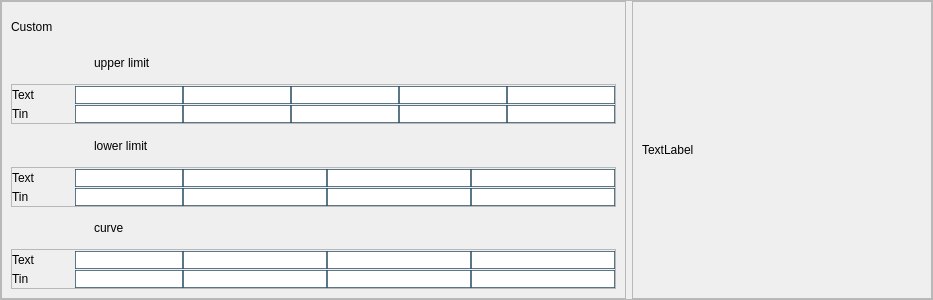
            <widget class="QFrame" name="frame_54">
             <property name="minimumSize">
              <size>
               <width>0</width>
               <height>300</height>
              </size>
             </property>
             <property name="styleSheet">
              <string notr="true">QLineEdit {
border:1px solid rgba(46, 82, 101, 200);
}
</string>
             </property>
             <property name="frameShape">
              <enum>QFrame::StyledPanel</enum>
             </property>
             <property name="frameShadow">
              <enum>QFrame::Raised</enum>
             </property>
             <layout class="QHBoxLayout" name="horizontalLayout_18">
              <property name="leftMargin">
               <number>0</number>
              </property>
              <property name="topMargin">
               <number>0</number>
              </property>
              <property name="rightMargin">
               <number>0</number>
              </property>
              <property name="bottomMargin">
               <number>0</number>
              </property>
              <item>
               <widget class="QFrame" name="frame_55">
                <property name="frameShape">
                 <enum>QFrame::StyledPanel</enum>
                </property>
                <property name="frameShadow">
                 <enum>QFrame::Raised</enum>
                </property>
                <layout class="QGridLayout" name="gridLayout_48">
                 <item row="6" column="0">
                  <widget class="QFrame" name="frame_56">
                   <property name="maximumSize">
                    <size>
                     <width>16777215</width>
                     <height>45</height>
                    </size>
                   </property>
                   <property name="frameShape">
                    <enum>QFrame::StyledPanel</enum>
                   </property>
                   <property name="frameShadow">
                    <enum>QFrame::Raised</enum>
                   </property>
                   <layout class="QGridLayout" name="gridLayout_49">
                    <property name="leftMargin">
                     <number>0</number>
                    </property>
                    <property name="topMargin">
                     <number>0</number>
                    </property>
                    <property name="rightMargin">
                     <number>0</number>
                    </property>
                    <property name="bottomMargin">
                     <number>0</number>
                    </property>
                    <property name="spacing">
                     <number>0</number>
                    </property>
                    <item row="2" column="3" colspan="2">
                     <widget class="QLineEdit" name="txtCustomCabinCurve5"/>
                    </item>
                    <item row="0" column="5">
                     <widget class="QLineEdit" name="txtCustomCabinCurve2"/>
                    </item>
                    <item row="0" column="9">
                     <widget class="QLineEdit" name="txtCustomCabinCurve4"/>
                    </item>
                    <item row="0" column="7">
                     <widget class="QLineEdit" name="txtCustomCabinCurve3"/>
                    </item>
                    <item row="2" column="5">
                     <widget class="QLineEdit" name="txtCustomCabinCurve6"/>
                    </item>
                    <item row="0" column="2">
                     <spacer name="horizontalSpacer_30">
                      <property name="orientation">
                       <enum>Qt::Horizontal</enum>
                      </property>
                      <property name="sizeType">
                       <enum>QSizePolicy::Fixed</enum>
                      </property>
                      <property name="sizeHint" stdset="0">
                       <size>
                        <width>40</width>
                        <height>20</height>
                       </size>
                      </property>
                     </spacer>
                    </item>
                    <item row="2" column="0">
                     <widget class="QLabel" name="label_133">
                      <property name="text">
                       <string>Tin</string>
                      </property>
                     </widget>
                    </item>
                    <item row="2" column="7">
                     <widget class="QLineEdit" name="txtCustomCabinCurve7"/>
                    </item>
                    <item row="0" column="3" colspan="2">
                     <widget class="QLineEdit" name="txtCustomCabinCurve1"/>
                    </item>
                    <item row="0" column="0" colspan="2">
                     <widget class="QLabel" name="label_134">
                      <property name="text">
                       <string>Text</string>
                      </property>
                     </widget>
                    </item>
                    <item row="2" column="9">
                     <widget class="QLineEdit" name="txtCustomCabinCurve8"/>
                    </item>
                   </layout>
                  </widget>
                 </item>
                 <item row="4" column="0">
                  <widget class="QFrame" name="frame_57">
                   <property name="maximumSize">
                    <size>
                     <width>16777215</width>
                     <height>45</height>
                    </size>
                   </property>
                   <property name="frameShape">
                    <enum>QFrame::StyledPanel</enum>
                   </property>
                   <property name="frameShadow">
                    <enum>QFrame::Raised</enum>
                   </property>
                   <layout class="QGridLayout" name="gridLayout_50">
                    <property name="leftMargin">
                     <number>0</number>
                    </property>
                    <property name="topMargin">
                     <number>0</number>
                    </property>
                    <property name="rightMargin">
                     <number>0</number>
                    </property>
                    <property name="bottomMargin">
                     <number>0</number>
                    </property>
                    <property name="spacing">
                     <number>0</number>
                    </property>
                    <item row="0" column="7">
                     <widget class="QLineEdit" name="txtCustomCabinLowerLimit3"/>
                    </item>
                    <item row="0" column="9">
                     <widget class="QLineEdit" name="txtCustomCabinLowerLimit4"/>
                    </item>
                    <item row="0" column="0" colspan="2">
                     <widget class="QLabel" name="label_135">
                      <property name="text">
                       <string>Text</string>
                      </property>
                     </widget>
                    </item>
                    <item row="0" column="2">
                     <spacer name="horizontalSpacer_31">
                      <property name="orientation">
                       <enum>Qt::Horizontal</enum>
                      </property>
                      <property name="sizeType">
                       <enum>QSizePolicy::Fixed</enum>
                      </property>
                      <property name="sizeHint" stdset="0">
                       <size>
                        <width>40</width>
                        <height>20</height>
                       </size>
                      </property>
                     </spacer>
                    </item>
                    <item row="2" column="0">
                     <widget class="QLabel" name="label_136">
                      <property name="text">
                       <string>Tin</string>
                      </property>
                     </widget>
                    </item>
                    <item row="0" column="3" colspan="2">
                     <widget class="QLineEdit" name="txtCustomCabinLowerLimit1"/>
                    </item>
                    <item row="0" column="5">
                     <widget class="QLineEdit" name="txtCustomCabinLowerLimit2"/>
                    </item>
                    <item row="2" column="3" colspan="2">
                     <widget class="QLineEdit" name="txtCustomCabinLowerLimit5"/>
                    </item>
                    <item row="2" column="7">
                     <widget class="QLineEdit" name="txtCustomCabinLowerLimit7"/>
                    </item>
                    <item row="2" column="9">
                     <widget class="QLineEdit" name="txtCustomCabinLowerLimit8"/>
                    </item>
                    <item row="2" column="5">
                     <widget class="QLineEdit" name="txtCustomCabinLowerLimit6"/>
                    </item>
                   </layout>
                  </widget>
                 </item>
                 <item row="0" column="0">
                  <widget class="QLabel" name="lblCabinStandard_6">
                   <property name="text">
                    <string>Custom</string>
                   </property>
                  </widget>
                 </item>
                 <item row="1" column="0">
                  <widget class="QLabel" name="label_137">
                   <property name="styleSheet">
                    <string notr="true">padding-left:80px;</string>
                   </property>
                   <property name="text">
                    <string>upper limit</string>
                   </property>
                  </widget>
                 </item>
                 <item row="3" column="0">
                  <widget class="QLabel" name="label_138">
                   <property name="styleSheet">
                    <string notr="true">padding-left:80px;</string>
                   </property>
                   <property name="text">
                    <string>lower limit</string>
                   </property>
                  </widget>
                 </item>
                 <item row="2" column="0">
                  <widget class="QFrame" name="frame_58">
                   <property name="maximumSize">
                    <size>
                     <width>16777215</width>
                     <height>45</height>
                    </size>
                   </property>
                   <property name="frameShape">
                    <enum>QFrame::StyledPanel</enum>
                   </property>
                   <property name="frameShadow">
                    <enum>QFrame::Raised</enum>
                   </property>
                   <layout class="QGridLayout" name="gridLayout_51">
                    <property name="leftMargin">
                     <number>0</number>
                    </property>
                    <property name="topMargin">
                     <number>0</number>
                    </property>
                    <property name="rightMargin">
                     <number>0</number>
                    </property>
                    <property name="bottomMargin">
                     <number>0</number>
                    </property>
                    <property name="spacing">
                     <number>0</number>
                    </property>
                    <item row="2" column="0">
                     <widget class="QLabel" name="label_139">
                      <property name="text">
                       <string>Tin</string>
                      </property>
                     </widget>
                    </item>
                    <item row="2" column="5">
                     <widget class="QLineEdit" name="txtCustomCabinUpperLimit7"/>
                    </item>
                    <item row="2" column="7">
                     <widget class="QLineEdit" name="txtCustomCabinUpperLimit8"/>
                    </item>
                    <item row="0" column="3" colspan="2">
                     <widget class="QLineEdit" name="txtCustomCabinUpperLimit1"/>
                    </item>
                    <item row="0" column="0" colspan="2">
                     <widget class="QLabel" name="label_140">
                      <property name="text">
                       <string>Text</string>
                      </property>
                     </widget>
                    </item>
                    <item row="2" column="9">
                     <widget class="QLineEdit" name="txtCustomCabinUpperLimit9"/>
                    </item>
                    <item row="2" column="10">
                     <widget class="QLineEdit" name="txtCustomCabinUpperLimit10"/>
                    </item>
                    <item row="2" column="3" colspan="2">
                     <widget class="QLineEdit" name="txtCustomCabinUpperLimit6"/>
                    </item>
                    <item row="0" column="5">
                     <widget class="QLineEdit" name="txtCustomCabinUpperLimit2"/>
                    </item>
                    <item row="0" column="7">
                     <widget class="QLineEdit" name="txtCustomCabinUpperLimit3"/>
                    </item>
                    <item row="0" column="9">
                     <widget class="QLineEdit" name="txtCustomCabinUpperLimit4"/>
                    </item>
                    <item row="0" column="10">
                     <widget class="QLineEdit" name="txtCustomCabinUpperLimit5"/>
                    </item>
                    <item row="0" column="2">
                     <spacer name="horizontalSpacer_32">
                      <property name="orientation">
                       <enum>Qt::Horizontal</enum>
                      </property>
                      <property name="sizeType">
                       <enum>QSizePolicy::Fixed</enum>
                      </property>
                      <property name="sizeHint" stdset="0">
                       <size>
                        <width>40</width>
                        <height>20</height>
                       </size>
                      </property>
                     </spacer>
                    </item>
                   </layout>
                  </widget>
                 </item>
                 <item row="5" column="0">
                  <widget class="QLabel" name="label_141">
                   <property name="styleSheet">
                    <string notr="true">padding-left:80px;</string>
                   </property>
                   <property name="text">
                    <string>curve</string>
                   </property>
                  </widget>
                 </item>
                </layout>
               </widget>
              </item>
              <item>
               <widget class="QFrame" name="frame_59">
                <property name="minimumSize">
                 <size>
                  <width>300</width>
                  <height>0</height>
                 </size>
                </property>
                <property name="frameShape">
                 <enum>QFrame::StyledPanel</enum>
                </property>
                <property name="frameShadow">
                 <enum>QFrame::Raised</enum>
                </property>
                <layout class="QVBoxLayout" name="verticalLayout_12">
                 <item>
                  <widget class="QLabel" name="lblCabinGraphCustom">
                   <property name="text">
                    <string>TextLabel</string>
                   </property>
                  </widget>
                 </item>
                </layout>
               </widget>
              </item>
             </layout>
            </widget>
